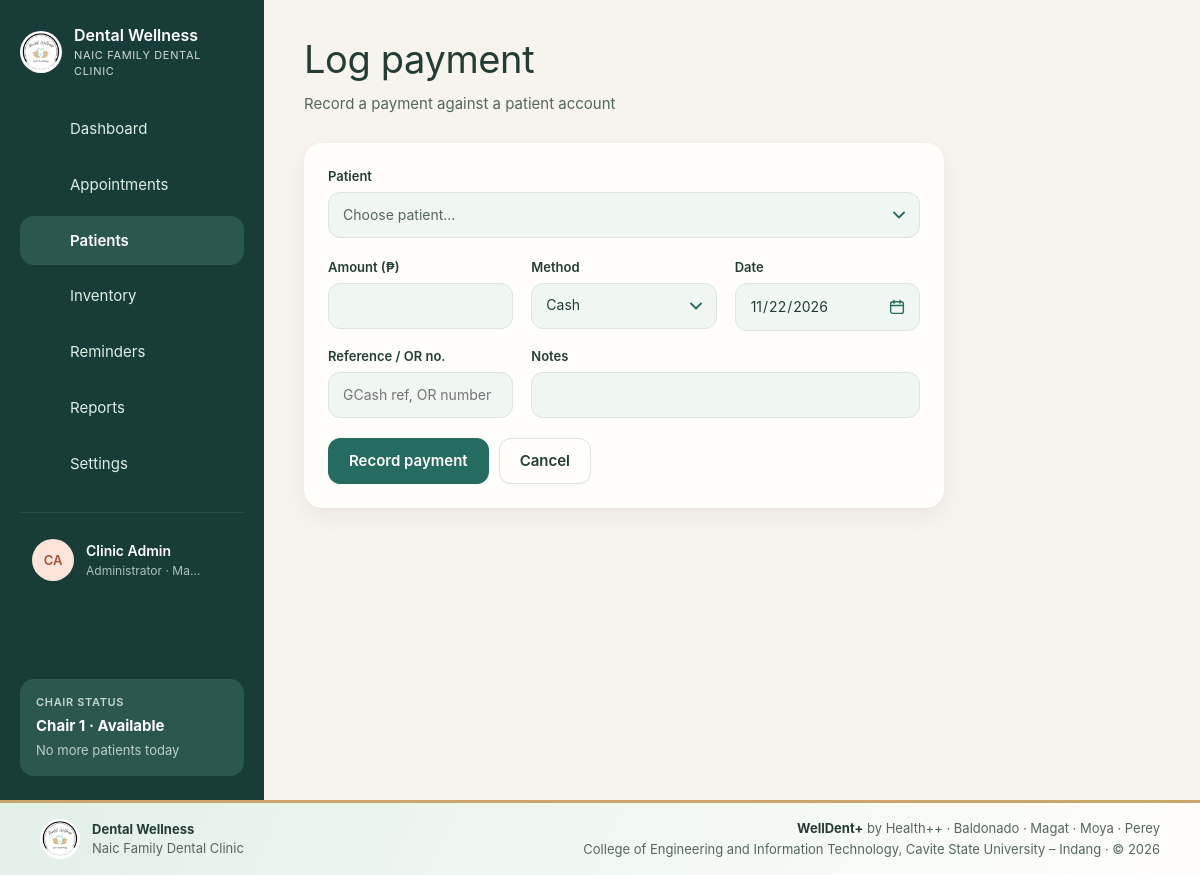
The page /patients/payment.php (signed in) on the database its author committed.
### tables this page shows
CREATE TABLE IF NOT EXISTS users (
    id            INT UNSIGNED AUTO_INCREMENT PRIMARY KEY,
    name          VARCHAR(120) NOT NULL,
    username      VARCHAR(60)  NOT NULL UNIQUE,
    email         VARCHAR(190) NULL UNIQUE,
    password_hash VARCHAR(255) NOT NULL,
    role          ENUM('admin','dentist','staff') NOT NULL DEFAULT 'staff',
    is_active     TINYINT(1) NOT NULL DEFAULT 1,
    last_login_at DATETIME NULL,
    created_at    DATETIME NOT NULL DEFAULT CURRENT_TIMESTAMP
);

### includes/helpers.php (called while the page is built, shortened)
<?php
function config(string $key, $default = null)
{
    $value = $GLOBALS['config'];
    foreach (explode('.', $key) as $part) {
        $value = $value[$part];
    }
    return $value;
}
function e($value): string
{
    return htmlspecialchars((string) ($value ?? ''), ENT_QUOTES, 'UTF-8');
}
function url(string $path = ''): string
{
    static $base = null;
    if ($base === null) {
        $root = str_replace('\\', '/', (string) realpath(APP_ROOT));
        $script = str_replace('\\', '/', (string) realpath($_SERVER['SCRIPT_FILENAME'] ?? ''));
        $name = (string) ($_SERVER['SCRIPT_NAME'] ?? '');
        $inApp = $root !== '' && stripos($script, $root . '/') === 0;
        $tail = $inApp ? substr($script, strlen($root)) : '';
        $base = $inApp && strcasecmp(substr($name, -strlen($tail)), $tail) === 0 ? substr($name, 0, -strlen($tail)) : '';
    }
    return $base . '/' . ltrim($path, '/');
}
function input(string $key, $default = ''): string
{
    $value = $_POST[$key] ?? $_GET[$key] ?? $default;
    return is_string($value) ? trim($value) : (string) $default;
}
function initials(string $name): string
{
    $parts = preg_split('/\s+/', trim($name));
    $first = mb_substr($parts[0] ?? '', 0, 1);
    $last = count($parts) > 1 ? mb_substr(end($parts), 0, 1) : '';
    return mb_strtoupper($first . $last);
}

### includes/db.php (called while the page is built, shortened)
<?php
function db(): PDO
{
    static $pdo = null;
    if ($pdo === null) {
        $c = config('db');
        $dsn = sprintf('mysql:host=%s;port=%d;dbname=%s;charset=utf8mb4', $c['host'], $c['port'], $c['name']);
        $pdo = new PDO($dsn, $c['user'], $c['pass'], [
            PDO::ATTR_ERRMODE            => PDO::ERRMODE_EXCEPTION,
            PDO::ATTR_DEFAULT_FETCH_MODE => PDO::FETCH_ASSOC,
            PDO::ATTR_EMULATE_PREPARES   => false,
        ]);
        $pdo->exec("SET time_zone = '" . (new DateTime())->format('P') . "'");
        ensure_void_columns($pdo);
        ensure_patient_record_columns($pdo);
    }
    return $pdo;
}
function ensure_void_columns(PDO $pdo): void
{
    foreach (['treatments', 'payments'] as $table) {
        try {
            if ($pdo->query("SHOW COLUMNS FROM $table LIKE 'voided_at'")->fetch()) {
                continue;
            }
        } catch (PDOException $ex) {
            return;
        }
        $pdo->exec("ALTER TABLE $table ADD voided_at DATETIME NULL, ADD voided_by INT UNSIGNED NULL, ADD void_reason VARCHAR(255) NULL");
    }
    try {
        if (!$pdo->query("SHOW COLUMNS FROM users LIKE 'email'")->fetch()) {
            $pdo->exec('ALTER TABLE users ADD email VARCHAR(190) NULL UNIQUE AFTER username');
        }
    } catch (PDOException $ex) {
        return;
    }
}
function q(string $sql, array $params = []): PDOStatement
{
    $stmt = db()->prepare($sql);
    $stmt->execute($params);
    return $stmt;
}
function q_row(string $sql, array $params = []): ?array
{
    $row = q($sql, $params)->fetch();
    return $row === false ? null : $row;
}

### includes/auth.php (called while the page is built, shortened)
<?php
function current_user(): ?array
{
    static $user = false;
    if ($user === false) {
        $user = null;
        if (!empty($_SESSION['user_id'])) {
            $row = q_row('SELECT id, name, username, role, password_hash FROM users WHERE id = ? AND is_active = 1', [$_SESSION['user_id']]);
            $idle = (int) config('security.idle_minutes', 30) * 60;
            if (!$row) {
                end_user_session();
            } elseif ($idle > 0 && time() - (int) ($_SESSION['last_seen'] ?? 0) > $idle) {
                end_user_session('You were signed out after ' . ($idle / 60) . ' minutes without activity.');
            } elseif (!hash_equals((string) ($_SESSION['pw_fp'] ?? ''), password_fingerprint($row['password_hash']))) {
                end_user_session('Your password was changed. Sign in again with the new one.');
            } else {
                unset($row['password_hash']);
                $user = $row;
            }
        }
    }
    return $user;
}
function password_fingerprint(string $hash): string
{
    return hash('sha256', $hash);
}
function require_login(): array
{
    $user = current_user();
    return $user;
}
function can(string $permission): bool
{
    $user = current_user();
    $perms = ROLE_PERMISSIONS[$user['role']] ?? [];
    return in_array('*', $perms, true) || in_array($permission, $perms, true);
}

### includes/patient_record.php (called while the page is built, shortened)
<?php
function ensure_patient_record_columns(PDO $pdo): void
{
    try {
        $have = array_column($pdo->query('SHOW COLUMNS FROM patients')->fetchAll(PDO::FETCH_ASSOC), 'Field');
    } catch (PDOException $ex) {
        return;
    }
    $missing = array_diff_key(PATIENT_RECORD_COLUMNS, array_flip($have));
}

### patients/payment.php (the view, shortened to what this page needs)
<?php
$user = require_login();
$values = [
    'patient_id' => input('patient_id'),
    'amount'     => '',
    'method'     => 'cash',
    'reference'  => '',
    'paid_on'    => date('Y-m-d'),
    'notes'      => '',
];
layout_start('Log payment', 'patients', ['subtitle' => 'Record a payment against a patient account']);
?>
<form class="card stack" method="post" style="max-width:640px">
  <div class="field"><label for="patient_id">Patient</label>
    </div>
  <div class="form-grid">
    <div class="field"><label for="amount">Amount (₱)</label><input type="number" id="amount" name="amount" min="0.01" max="<?= MAX_AMOUNT ?>" step="0.01" value="<?= e($values['amount']) ?>" required></div>
    <div class="field"><label for="method">Method</label>
      <select id="method" name="method"><?php foreach (PAYMENT_METHODS as $k => $lbl): ?><option value="<?= $k ?>"<?= selected($k, $values['method']) ?>><?= $lbl ?></option><?php endforeach; ?></select></div>
    <div class="field"><label for="paid_on">Date</label><input type="date" id="paid_on" name="paid_on" max="<?= date('Y-m-d') ?>" value="<?= e($values['paid_on']) ?>" required></div>
    <div class="field"><label for="reference">Reference / OR no.</label><input type="text" id="reference" name="reference" maxlength="80" value="<?= e($values['reference']) ?>" placeholder="GCash ref, OR number"></div>
    <div class="field span-2"><label for="notes">Notes</label><input type="text" id="notes" name="notes" maxlength="255" value="<?= e($values['notes']) ?>"></div>
  </div>
  <div class="row"><button class="btn btn-primary" type="submit">Record payment</button><a class="btn" href="<?= $values['patient_id'] ? url('patients/view.php') . '?id=' . (int) $values['patient_id'] . '&amp;tab=billing' : url() ?>">Cancel</a></div>
</form>
<?php layout_end();

### includes/layout.php (shortened to what this page needs)
<?php
function icon(string $name): string
{
    $paths = [
        'dashboard'    => '<rect x="3" y="3" width="7" height="7" rx="1.5"/><rect x="14" y="3" width="7" height="7" rx="1.5"/><rect x="3" y="14" width="7" height="7" rx="1.5"/><rect x="14" y="14" width="7" height="7" rx="1.5"/>',
        'appointments' => '<rect x="3" y="5" width="18" height="16" rx="2"/><path d="M3 10h18M8 3v4M16 3v4"/>',
        'patients'     => '<circle cx="12" cy="8" r="4"/><path d="M4 21c0-4 4-6 8-6s8 2 8 6"/>',
        'inventory'    => '<ellipse cx="12" cy="6" rx="8" ry="3"/><path d="M4 6v6c0 1.7 3.6 3 8 3s8-1.3 8-3V6M4 12v6c0 1.7 3.6 3 8 3s8-1.3 8-3v-6"/>',
        'reminders'    => '<circle cx="12" cy="13" r="7"/><path d="M12 10v3l2 2M5 4 3 6M19 4l2 2"/>',
        'reports'      => '<path d="M6 3h9l4 4v14H6z"/><path d="M9 12h7M9 16h7M9 8h3"/>',
        'settings'     => '<circle cx="12" cy="12" r="3"/><path d="M12 2v3M12 19v3M4.2 4.2l2.1 2.1M17.7 17.7l2.1 2.1M2 12h3M19 12h3M4.2 19.8l2.1-2.1M17.7 6.3l2.1-2.1"/>',
        'logout'       => '<path d="M15 4h4v16h-4M10 8l-4 4 4 4M6 12h10"/>',
        'theme'        => '<path d="M20 14.5A8 8 0 1 1 9.5 4a6.5 6.5 0 0 0 10.5 10.5z"/>',
        'key'          => '<circle cx="8" cy="15" r="4"/><path d="M11 12l9-9M17 6l3 3M15 8l2 2"/>',
        'menu'         => '<path d="M4 6h16M4 12h16M4 18h16"/>',
        'chevron'      => '<path d="M9 6l6 6-6 6"/>',
    ];
    return '<svg class="icon" viewBox="0 0 24 24" fill="none" stroke="currentColor" stroke-width="1.6" stroke-linecap="round" stroke-linejoin="round" aria-hidden="true">'
        . ($paths[$name] ?? '') . '</svg>';
}
function theme_head(): string
{
    return "<script>(function(){var p;try{p=localStorage.getItem('welldent-theme')}catch(e){}"
        . "var d=p==='dark'||(p!=='light'&&window.matchMedia('(prefers-color-scheme: dark)').matches);"
        . "document.documentElement.setAttribute('data-theme',d?'dark':'light');"
        . "try{if(localStorage.getItem('welldent-sidebar')==='collapsed')document.documentElement.setAttribute('data-sidebar','collapsed')}catch(e){}})()</script>\n"
        . '<link rel="stylesheet" href="' . url('assets/css/app.css?v=' . filemtime(APP_ROOT . '/assets/css/app.css')) . '">'
        . '<link rel="stylesheet" href="' . url('assets/css/branding.css?v=' . filemtime(APP_ROOT . '/assets/css/branding.css')) . '">';
}
function chair_status(): array
{
    $chairs = (int) config('clinic.chairs');
    $current = q_row("SELECT a.starts_at, a.duration_min, a.status FROM appointments a
        WHERE DATE(a.starts_at) = CURDATE() AND a.status IN ('in_treatment','arrived')
        ORDER BY FIELD(a.status, 'in_treatment', 'arrived'), a.starts_at LIMIT 1");
    $next = q_row("SELECT a.starts_at FROM appointments a
        WHERE a.starts_at > NOW() AND DATE(a.starts_at) = CURDATE() AND a.status IN ('pending','confirmed')
        ORDER BY a.starts_at LIMIT 1");
    return ['Chair 1 · Available', $next ? 'Next patient ' . fmt_time($next['starts_at']) : 'No more patients today'];
}
function layout_start(string $title, string $active, array $opts = []): void
{
    $user = current_user();
    $nav = [
        'dashboard'    => [url(), 'Dashboard'],
        'appointments' => [url('appointments/'), 'Appointments'],
        'patients'     => [url('patients/'), 'Patients'],
        'inventory'    => [url('inventory/'), 'Inventory'],
        'reminders'    => [url('reminders/'), 'Reminders'],
        'reports'      => [url('reports/'), 'Reports'],
    ];
    if (can('settings') || can('fees.manage')) {
        $nav['settings'] = [url('settings/'), 'Settings'];
    }
    [$chairState, $chairNote] = chair_status();
    ?>
<!doctype html>
<html lang="en">
<head>
<?= theme_head() ?>
</head>
<body>
<div class="shell">
  <aside class="sidebar">
    <div class="side-top">
      <a class="brand" href="<?= url() ?>" title="<?= e(config('clinic.name')) ?>">
        <?= clinic_logo() ?>
        <span class="lbl"><strong><?= e(config('clinic.name')) ?></strong><small><?= e(config('clinic.tagline')) ?></small></span>
      </a>
      <button type="button" class="side-toggle" data-sidebar-toggle aria-label="Collapse sidebar" title="Collapse sidebar"><?= icon('menu') ?></button>
    </div>
    <nav class="nav">
      <?php foreach ($nav as $key => [$href, $label]): ?>
        <a href="<?= $href ?>" class="<?= $key === $active ? 'active' : '' ?>" title="<?= e($label) ?>"><?= icon($key) ?><span class="lbl"><?= e($label) ?></span></a>
      <?php endforeach; ?>
    </nav>
    <details class="side-account">
      <summary title="<?= e($user['name']) ?>">
        <span class="avatar avatar-0"><?= e(initials($user['name'])) ?></span>
        <span class="lbl"><strong><?= e($user['name']) ?></strong><small><?= e(ROLE_LABELS[$user['role']]) ?> · <?= e(config('clinic.city')) ?></small></span>
        <span class="chev"><?= icon('chevron') ?></span>
      </summary>
    </details>
    <div class="chair-card">
      <small>Chair status</small>
      <strong><?= e($chairState) ?></strong>
      <span><?= e($chairNote) ?></span>
    </div>
  </aside>
  <main class="main">
    <header class="page-head">
      <div>
        <h1><?= e($title) ?></h1>
        <?php if (!empty($opts['subtitle'])): ?><p class="muted"><?= e($opts['subtitle']) ?></p><?php endif; ?>
      </div>
    </header>
<?php
}
function clinic_logo(): string
{
    return '<img class="brand-mark clinic-logo" src="' . e(url('assets/img/clinic-logo.jpg'))
        . '" width="64" height="64" alt="">';
}
function clinic_footer(): void
{
    ?>
<footer class="clinic-footer" role="contentinfo">
  <div class="clinic-footer-inner">
    <div class="clinic-footer-brand">
      <?= clinic_logo() ?>
      <div>
        <strong><?= e(config('clinic.name')) ?></strong>
        <span><?= e(config('clinic.tagline')) ?></span>
      </div>
    </div>
    <div class="clinic-footer-credits">
      <span><strong>WellDent+</strong> by Health++ · Baldonado · Magat · Moya · Perey</span>
      <span>College of Engineering and Information Technology, Cavite State University – Indang · © <?= date('Y') ?></span>
    </div>
  </div>
</footer>
    <?php
}
function layout_end(): void
{
    ?>
  </main>
</div>
<?php clinic_footer(); ?>
</body>
</html>
<?php
}

### assets/css/branding.css (style rules this page uses)
:root { --bg: #f6f4ed; --panel: #fffefa; --panel-soft: #f0f6f2; --side: #183d38; --side-2: #2b574e; --side-ink: #e0ede6; --ink: #233d35; --muted: #54675e; --line: #dce6dd; --teal: #266b60; --teal-d: #1c544c; --link: #275f55; --mint: #e1f0e9; --mint-ink: #2a604f; --amber-bg: #f4ead6; --amber-ink: #765622; --brand-gold: #c8a66c; --auth-end: #ddeee5; }
.brand-mark.clinic-logo { object-fit: contain; background: #fff; border-radius: 50%; padding: 2px; }
body { display: flex; flex-direction: column; min-height: 100vh; }
.shell { flex: 1 0 auto; }
.clinic-footer { border-top: 3px solid var(--brand-gold); background: linear-gradient(115deg, var(--mint), var(--panel)); color: var(--muted); font-size: 13px; }
.clinic-footer-inner { display: flex; flex-wrap: wrap; align-items: center; justify-content: space-between; gap: 12px 24px; padding: 16px 40px; }
.clinic-footer .clinic-logo { width: 40px; height: 40px; }
.clinic-footer-brand { display: flex; align-items: center; gap: 12px; min-width: 0; }
.clinic-footer-brand strong, .clinic-footer-brand span { display: block; }
.clinic-footer-brand strong { color: var(--ink); }
.clinic-footer-credits { display: grid; gap: 2px; text-align: end; }
.clinic-footer-credits strong { color: var(--ink); }

### rows shown on the page
users: name "CA", name "Clinic Admin", role "Administrator"

### other values the page prints
config('clinic.name') "Dental Wellness"
config('clinic.tagline') "NAIC FAMILY DENTAL CLINIC"
$label "Dashboard"
$label "Appointments"
$label "Patients"
$label "Inventory"
$label "Reminders"
$label "Reports"
$label "Settings"
config('clinic.city') "Ma…"
$chairState "Chair 1 · Available"
$chairNote "No more patients today"
$title "Log payment"
$opts['subtitle'] "Record a payment against a patient account"
config('clinic.tagline') "Naic Family Dental Clinic"
